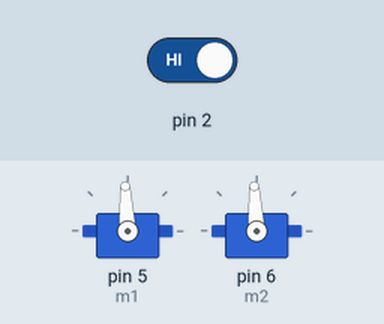
This sketch was run on a simulated Arduino Uno, built with avr-gcc and run on an emulated ATmega328P. Shown: 2 × servo. The inputs (shaded band) are chosen by the test bench; at power-on: pin 2 HIGH.

Above: at 1.2 s.
1.3 s: pin 2 driven LOW
At 2.1 s:
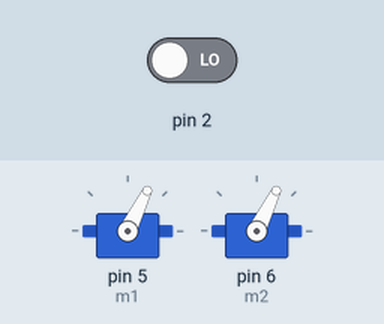
Timing chart, 0 to 4.3 s (numbered marks = the images above; inputs shaded):
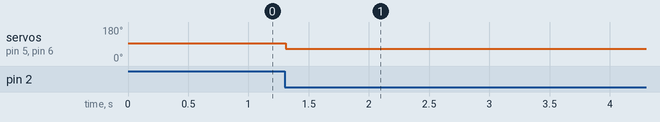

The sketch:

SWAuto_ServoPWM.ino
```cpp
//https://m.blog.naver.com/roboholic84/221743487231 CAN 라이브러리
#include <Servo.h>
#include <mcp_can.h>
#include <SPI.h>

byte len;
byte rxBuf[8];
MCP_CAN CAN0(10);

Servo m1;
Servo m2;

int m1_val;
int m2_val;
//int m1_span = 1;
//int m2_span = 2;

void setup() {
  CAN0.begin(CAN_500KBPS);
  pinMode(2, INPUT);

  // val < 90 : 우회전, val > 90 : 좌회전
  m1.attach(5);  //5번핀을 주행모터의 pwm 신호 출력
  m2.attach(6);  // 6번핀을 조향모터의 pwm 신호 출력
  m1_val = 1500;  // 중간값, 1500us
  m2_val = 1500;  // 중간값, 1500us
}

void loop() {
  if(!digitalRead(2)){
    CAN0.readMsgBuf(&len, rxBuf);
    //byte : 0 ~ 100 ~ 200 -> 1200 ~ 1500~ 1800us
    m1_val = map(rxBuf[0], 0, 200, 1200, 1800);  //1800, 1200 바꿀수 있음
    m2_val = map(rxBuf[1], 0, 200, 1200, 1800);
  }

  m1.writeMicroseconds(m1_val);
  m2.writeMicroseconds(m2_val);

  delay(10);
  /* dc, 서보모터 구동 테스트 코드입니다.
  // put your main code here, to run repeatedly:
  m1.writeMicroseconds(m1_val);
  m2.writeMicroseconds(m2_val);

  m1_val = m1_val + m1_span;
  m2_val += m2_span;

  if(m1_val > 1800) m1_span = -1;
  if(m2_val > 1800) m2_span = -1;

  if(m1_val < 1200) m1_span = 1;
  if(m2_val < 1200) m2_span = 1;

  delay(20);

  */
}
```

Measured:
- after the input at 1.3 s, servo on pin 5 (m1), servo on pin 6 (m2): 93° → 64° at once
